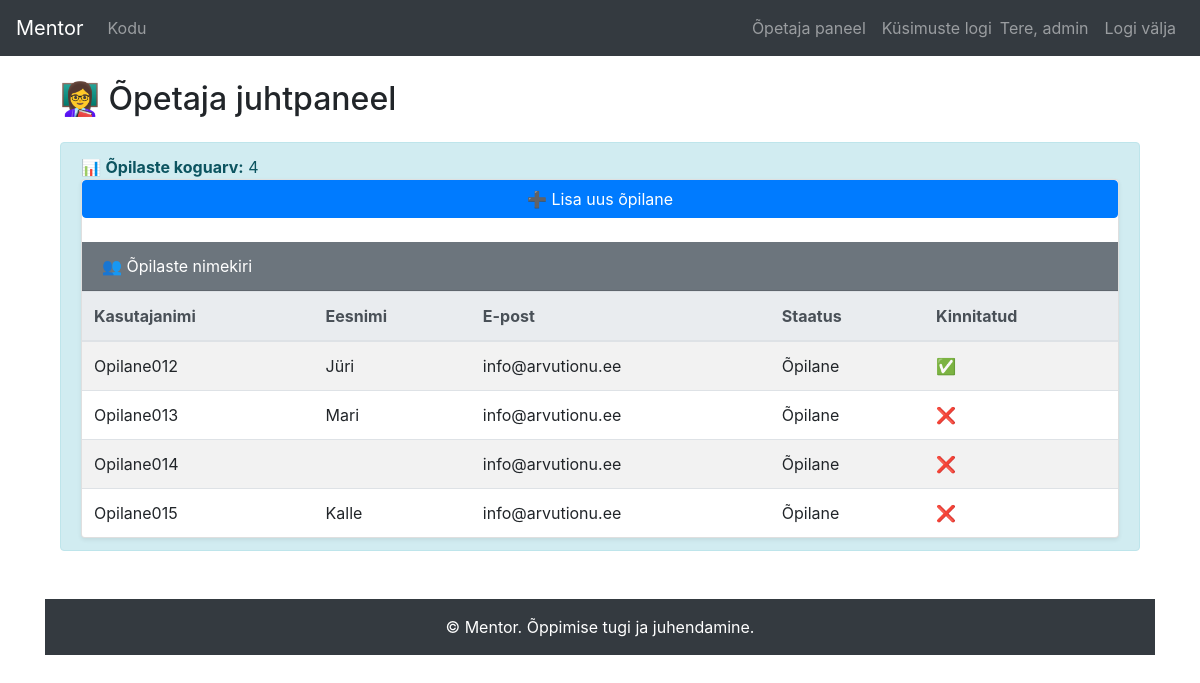
Screenshot of /teacher/dashboard/ (signed in) with the database file from the repository.
### mentor_app/models.py (models this page shows, shortened)
class UserProfile(models.Model):
    STATUS_CHOICES = [
        ('student', 'Õpilane'),
        ('teacher', 'Õpetaja'),
        ('parent', 'Vanem'),
    ]
    user = models.OneToOneField(User, on_delete=models.CASCADE)
    status = models.CharField(max_length=20, choices=STATUS_CHOICES)
    is_approved = models.BooleanField(default=False)

### mentor_app/decorators.py (the view)
        def _wrapped_view(request, *args, **kwargs):
            if request.user.userprofile.status != required_status:
                messages.warning(request, "Sul puudub sellele lehele ligipääs.")
                return redirect('home')
            return view_func(request, *args, **kwargs)

### mentor_app/views.py (called while the page is built, shortened)
@login_required
@status_required('teacher')
def teacher_dashboard(request):
    students = UserProfile.objects.filter(status='student').select_related('user')
    student_count = students.count()  # ✅ lisame õpilaste arvu
    unapproved_users = UserProfile.objects.filter(is_approved=False).count()
    return render(request, 'teacher_dashboard.html', {
        'students': students,
        'student_count': student_count,
        'unapproved_users': unapproved_users
    })

### mentor_app/templates/teacher_dashboard.html (shortened to what this page needs)
{% extends "base.html" %}
{% block content %}
<div class="container">
    <h2 class="mb-4">👩‍🏫 Õpetaja juhtpaneel</h2>
    <div class="alert alert-info">
        📊 <strong>Õpilaste koguarv:</strong> {{ student_count }}
    <div class="card shadow-sm">
        <a href="{% url 'add_student' %}" class="btn btn-primary mb-4">➕ Lisa uus õpilane</a>
        <div class="card-header bg-secondary text-white">👥 Õpilaste nimekiri</div>
        <div class="card-body p-0">
            <table class="table table-striped mb-0">
                <thead class="thead-light">
                    <tr>
                        <th>Kasutajanimi</th>
                        <th>Eesnimi</th>
                        <th>E-post</th>
                        <th>Staatus</th>
                        <th>Kinnitatud</th>
                    </tr>
                </thead>
                <tbody>
                    {% for student in students %}
                    <tr>
                        <td>{{ student.user.username }}</td>
                        <td>{{ student.user.first_name }}</td>
                        <td>{{ student.user.email }}</td>
                        <td>{{ student.get_status_display }}</td>
                        <td>
                            {% if student.is_approved %}
                            ✅
                            {% else %}
                            ❌
                            {% endif %}
                        </td>
                    </tr>
                    {% empty %}
                    <tr>
                        <td colspan="5" class="text-center">Ühtegi õpilast ei leitud.</td>
                    </tr>
                    {% endfor %}
                </tbody>
            </table>
        </div>
    </div>
</div>
{% endblock %}

### mentor_app/templates/base.html (shortened to what this page needs)
{% load static %}
{% load crispy_forms_tags %}
<!DOCTYPE html>
<html lang="et">
<head>
    <link rel="stylesheet" href="https://stackpath.bootstrapcdn.com/bootstrap/4.5.2/css/bootstrap.min.css">
    <link rel="stylesheet" href="{% static 'css/style.css' %}">
</head>
<body>
    <nav class="navbar navbar-expand-lg navbar-dark bg-dark">
        <a class="navbar-brand" href="{% url 'home' %}">Mentor</a>
        <div class="collapse navbar-collapse" id="navbarNav">
            <ul class="navbar-nav mr-auto">
                {% if user.is_authenticated %}
                <li class="nav-item"><a class="nav-link" href="{% url 'home' %}">Kodu</a></li>
                {% endif %}
            </ul>
            <ul class="navbar-nav">
                {% if user.is_authenticated and user.userprofile.status == 'teacher' %}
                <li class="nav-item">
                    <a class="nav-link" href="{% url 'teacher_dashboard' %}">Õpetaja paneel</a>
                </li>
                <li class="nav-item">
                    <a class="nav-link" href="{% url 'teacher_question_log' %}">Küsimuste logi</a>
                </li>
                {% endif %}
                {% if user.is_authenticated %}
                <li class="nav-item">
                    <span class="navbar-text mr-2">Tere, {{ user.username }}</span>
                </li>
                <li class="nav-item">
                    <a class="nav-link" href="{% url 'logout' %}">Logi välja</a>
                </li>
                {% else %}
                <li class="nav-item"><a class="nav-link" href="{% url 'login' %}">Logi sisse</a></li>
                <li class="nav-item"><a class="nav-link" href="{% url 'signup' %}">Registreeru</a></li>
                {% endif %}
            </ul>
        </div>
    </nav>
    <div class="container mt-4">
        {% block content %}
        {% endblock %}
    </div>
    <footer class="bg-dark text-white text-center py-3 mt-5">
        &copy; {{ now|date:"Y" }} Mentor. Õppimise tugi ja juhendamine.
    </footer>
</body>
</html>

### rows the page displays
UserProfile: user.username "Opilane012", user.first_name "Jüri", user.email "info@arvutionu.ee", status "Õpilane"
UserProfile: user.username "Opilane013", user.first_name "Mari", user.email "info@arvutionu.ee", status "Õpilane"
UserProfile: user.username "Opilane014", user.email "info@arvutionu.ee", status "Õpilane"
UserProfile: user.username "Opilane015", user.first_name "Kalle", user.email "info@arvutionu.ee", status "Õpilane"

### other values shown
{{ user.username }} "admin"
{{ student_count }} "4"
